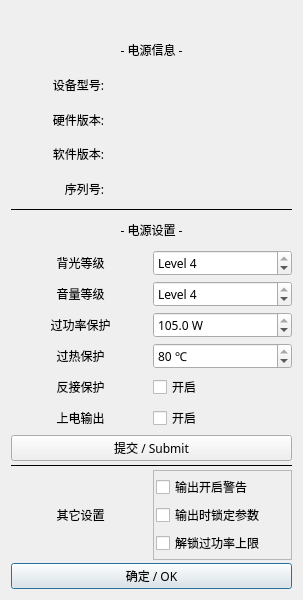
<?xml version="1.0" encoding="UTF-8"?>
<ui version="4.0">
 <class>DialogSettings</class>
 <widget class="QDialog" name="DialogSettings">
  <property name="windowModality">
   <enum>Qt::WindowModal</enum>
  </property>
  <property name="enabled">
   <bool>true</bool>
  </property>
  <property name="geometry">
   <rect>
    <x>0</x>
    <y>0</y>
    <width>303</width>
    <height>600</height>
   </rect>
  </property>
  <property name="minimumSize">
   <size>
    <width>303</width>
    <height>600</height>
   </size>
  </property>
  <property name="maximumSize">
   <size>
    <width>303</width>
    <height>600</height>
   </size>
  </property>
  <property name="windowTitle">
   <string>电源设置</string>
  </property>
  <property name="sizeGripEnabled">
   <bool>false</bool>
  </property>
  <property name="modal">
   <bool>true</bool>
  </property>
  <layout class="QVBoxLayout" name="verticalLayout">
   <property name="spacing">
    <number>3</number>
   </property>
   <item>
    <widget class="QLabel" name="label">
     <property name="minimumSize">
      <size>
       <width>0</width>
       <height>20</height>
      </size>
     </property>
     <property name="maximumSize">
      <size>
       <width>16777215</width>
       <height>20</height>
      </size>
     </property>
     <property name="text">
      <string/>
     </property>
    </widget>
   </item>
   <item>
    <widget class="QLabel" name="label_57">
     <property name="minimumSize">
      <size>
       <width>0</width>
       <height>28</height>
      </size>
     </property>
     <property name="font">
      <font>
       <family>Sarasa Fixed SC SemiBold</family>
      </font>
     </property>
     <property name="text">
      <string>- 电源信息 -</string>
     </property>
     <property name="alignment">
      <set>Qt::AlignCenter</set>
     </property>
     <property name="margin">
      <number>6</number>
     </property>
    </widget>
   </item>
   <item>
    <layout class="QHBoxLayout" name="horizontalLayout_41" stretch="1,2">
     <item>
      <widget class="QLabel" name="label_58">
       <property name="minimumSize">
        <size>
         <width>0</width>
         <height>28</height>
        </size>
       </property>
       <property name="font">
        <font>
         <family>Sarasa Fixed SC SemiBold</family>
        </font>
       </property>
       <property name="text">
        <string>设备型号:</string>
       </property>
       <property name="alignment">
        <set>Qt::AlignRight|Qt::AlignTrailing|Qt::AlignVCenter</set>
       </property>
       <property name="margin">
        <number>6</number>
       </property>
      </widget>
     </item>
     <item>
      <widget class="QLabel" name="labelDeviceName">
       <property name="minimumSize">
        <size>
         <width>0</width>
         <height>28</height>
        </size>
       </property>
       <property name="font">
        <font>
         <family>Sarasa Fixed SC SemiBold</family>
        </font>
       </property>
       <property name="text">
        <string/>
       </property>
       <property name="alignment">
        <set>Qt::AlignCenter</set>
       </property>
       <property name="margin">
        <number>6</number>
       </property>
      </widget>
     </item>
    </layout>
   </item>
   <item>
    <layout class="QHBoxLayout" name="horizontalLayout_42" stretch="1,2">
     <item>
      <widget class="QLabel" name="label_60">
       <property name="minimumSize">
        <size>
         <width>0</width>
         <height>28</height>
        </size>
       </property>
       <property name="font">
        <font>
         <family>Sarasa Fixed SC SemiBold</family>
        </font>
       </property>
       <property name="text">
        <string>硬件版本:</string>
       </property>
       <property name="alignment">
        <set>Qt::AlignRight|Qt::AlignTrailing|Qt::AlignVCenter</set>
       </property>
       <property name="margin">
        <number>6</number>
       </property>
      </widget>
     </item>
     <item>
      <widget class="QLabel" name="labelHWVer">
       <property name="minimumSize">
        <size>
         <width>0</width>
         <height>28</height>
        </size>
       </property>
       <property name="font">
        <font>
         <family>Sarasa Fixed SC SemiBold</family>
        </font>
       </property>
       <property name="text">
        <string/>
       </property>
       <property name="alignment">
        <set>Qt::AlignCenter</set>
       </property>
       <property name="margin">
        <number>6</number>
       </property>
      </widget>
     </item>
    </layout>
   </item>
   <item>
    <layout class="QHBoxLayout" name="horizontalLayout_44" stretch="1,2">
     <item>
      <widget class="QLabel" name="label_62">
       <property name="minimumSize">
        <size>
         <width>0</width>
         <height>28</height>
        </size>
       </property>
       <property name="font">
        <font>
         <family>Sarasa Fixed SC SemiBold</family>
        </font>
       </property>
       <property name="text">
        <string>软件版本:</string>
       </property>
       <property name="alignment">
        <set>Qt::AlignRight|Qt::AlignTrailing|Qt::AlignVCenter</set>
       </property>
       <property name="margin">
        <number>6</number>
       </property>
      </widget>
     </item>
     <item>
      <widget class="QLabel" name="labelFWVer">
       <property name="minimumSize">
        <size>
         <width>0</width>
         <height>28</height>
        </size>
       </property>
       <property name="font">
        <font>
         <family>Sarasa Fixed SC SemiBold</family>
        </font>
       </property>
       <property name="text">
        <string/>
       </property>
       <property name="alignment">
        <set>Qt::AlignCenter</set>
       </property>
       <property name="margin">
        <number>6</number>
       </property>
      </widget>
     </item>
    </layout>
   </item>
   <item>
    <layout class="QHBoxLayout" name="horizontalLayout_45" stretch="1,2">
     <item>
      <widget class="QLabel" name="label_64">
       <property name="minimumSize">
        <size>
         <width>0</width>
         <height>28</height>
        </size>
       </property>
       <property name="font">
        <font>
         <family>Sarasa Fixed SC SemiBold</family>
        </font>
       </property>
       <property name="text">
        <string>序列号:</string>
       </property>
       <property name="alignment">
        <set>Qt::AlignRight|Qt::AlignTrailing|Qt::AlignVCenter</set>
       </property>
       <property name="margin">
        <number>6</number>
       </property>
      </widget>
     </item>
     <item>
      <widget class="QLabel" name="labelSN">
       <property name="minimumSize">
        <size>
         <width>0</width>
         <height>28</height>
        </size>
       </property>
       <property name="font">
        <font>
         <family>Sarasa Fixed SC SemiBold</family>
        </font>
       </property>
       <property name="text">
        <string/>
       </property>
       <property name="alignment">
        <set>Qt::AlignCenter</set>
       </property>
       <property name="margin">
        <number>6</number>
       </property>
      </widget>
     </item>
    </layout>
   </item>
   <item>
    <widget class="Line" name="line_4">
     <property name="frameShadow">
      <enum>QFrame::Plain</enum>
     </property>
     <property name="orientation">
      <enum>Qt::Horizontal</enum>
     </property>
    </widget>
   </item>
   <item>
    <widget class="QLabel" name="label_56">
     <property name="minimumSize">
      <size>
       <width>0</width>
       <height>28</height>
      </size>
     </property>
     <property name="font">
      <font>
       <family>Sarasa Fixed SC SemiBold</family>
      </font>
     </property>
     <property name="text">
      <string>- 电源设置 -</string>
     </property>
     <property name="alignment">
      <set>Qt::AlignCenter</set>
     </property>
     <property name="margin">
      <number>6</number>
     </property>
    </widget>
   </item>
   <item>
    <layout class="QHBoxLayout" name="horizontalLayout_35" stretch="1,1">
     <item>
      <widget class="QLabel" name="label_50">
       <property name="minimumSize">
        <size>
         <width>0</width>
         <height>28</height>
        </size>
       </property>
       <property name="font">
        <font>
         <family>Sarasa Fixed SC SemiBold</family>
        </font>
       </property>
       <property name="text">
        <string>背光等级</string>
       </property>
       <property name="alignment">
        <set>Qt::AlignCenter</set>
       </property>
       <property name="margin">
        <number>6</number>
       </property>
      </widget>
     </item>
     <item>
      <widget class="QDoubleSpinBox" name="spinBoxBacklight">
       <property name="font">
        <font>
         <family>Sarasa Fixed SC SemiBold</family>
        </font>
       </property>
       <property name="alignment">
        <set>Qt::AlignLeading|Qt::AlignLeft|Qt::AlignVCenter</set>
       </property>
       <property name="prefix">
        <string>Level </string>
       </property>
       <property name="suffix">
        <string/>
       </property>
       <property name="decimals">
        <number>0</number>
       </property>
       <property name="minimum">
        <double>0.000000000000000</double>
       </property>
       <property name="maximum">
        <double>4.000000000000000</double>
       </property>
       <property name="singleStep">
        <double>1.000000000000000</double>
       </property>
       <property name="stepType">
        <enum>QAbstractSpinBox::AdaptiveDecimalStepType</enum>
       </property>
       <property name="value">
        <double>4.000000000000000</double>
       </property>
      </widget>
     </item>
    </layout>
   </item>
   <item>
    <layout class="QHBoxLayout" name="horizontalLayout_36" stretch="1,1">
     <item>
      <widget class="QLabel" name="label_51">
       <property name="minimumSize">
        <size>
         <width>0</width>
         <height>28</height>
        </size>
       </property>
       <property name="font">
        <font>
         <family>Sarasa Fixed SC SemiBold</family>
        </font>
       </property>
       <property name="text">
        <string>音量等级</string>
       </property>
       <property name="alignment">
        <set>Qt::AlignCenter</set>
       </property>
       <property name="margin">
        <number>6</number>
       </property>
      </widget>
     </item>
     <item>
      <widget class="QDoubleSpinBox" name="spinBoxVolume">
       <property name="font">
        <font>
         <family>Sarasa Fixed SC SemiBold</family>
        </font>
       </property>
       <property name="alignment">
        <set>Qt::AlignLeading|Qt::AlignLeft|Qt::AlignVCenter</set>
       </property>
       <property name="prefix">
        <string>Level </string>
       </property>
       <property name="suffix">
        <string notr="true"/>
       </property>
       <property name="decimals">
        <number>0</number>
       </property>
       <property name="minimum">
        <double>0.000000000000000</double>
       </property>
       <property name="maximum">
        <double>4.000000000000000</double>
       </property>
       <property name="singleStep">
        <double>1.000000000000000</double>
       </property>
       <property name="stepType">
        <enum>QAbstractSpinBox::AdaptiveDecimalStepType</enum>
       </property>
       <property name="value">
        <double>4.000000000000000</double>
       </property>
      </widget>
     </item>
    </layout>
   </item>
   <item>
    <layout class="QHBoxLayout" name="horizontalLayout_37" stretch="1,1">
     <item>
      <widget class="QLabel" name="label_52">
       <property name="minimumSize">
        <size>
         <width>0</width>
         <height>28</height>
        </size>
       </property>
       <property name="font">
        <font>
         <family>Sarasa Fixed SC SemiBold</family>
        </font>
       </property>
       <property name="text">
        <string>过功率保护</string>
       </property>
       <property name="alignment">
        <set>Qt::AlignCenter</set>
       </property>
       <property name="margin">
        <number>6</number>
       </property>
      </widget>
     </item>
     <item>
      <widget class="QDoubleSpinBox" name="spinBoxOPP">
       <property name="font">
        <font>
         <family>Sarasa Fixed SC SemiBold</family>
        </font>
       </property>
       <property name="alignment">
        <set>Qt::AlignLeading|Qt::AlignLeft|Qt::AlignVCenter</set>
       </property>
       <property name="suffix">
        <string notr="true"> W</string>
       </property>
       <property name="decimals">
        <number>1</number>
       </property>
       <property name="minimum">
        <double>1.000000000000000</double>
       </property>
       <property name="maximum">
        <double>105.000000000000000</double>
       </property>
       <property name="singleStep">
        <double>1.000000000000000</double>
       </property>
       <property name="stepType">
        <enum>QAbstractSpinBox::AdaptiveDecimalStepType</enum>
       </property>
       <property name="value">
        <double>105.000000000000000</double>
       </property>
      </widget>
     </item>
    </layout>
   </item>
   <item>
    <layout class="QHBoxLayout" name="horizontalLayout_38" stretch="1,1">
     <item>
      <widget class="QLabel" name="label_53">
       <property name="minimumSize">
        <size>
         <width>0</width>
         <height>28</height>
        </size>
       </property>
       <property name="font">
        <font>
         <family>Sarasa Fixed SC SemiBold</family>
        </font>
       </property>
       <property name="text">
        <string>过热保护</string>
       </property>
       <property name="alignment">
        <set>Qt::AlignCenter</set>
       </property>
       <property name="margin">
        <number>6</number>
       </property>
      </widget>
     </item>
     <item>
      <widget class="QDoubleSpinBox" name="spinBoxOTP">
       <property name="font">
        <font>
         <family>Sarasa Fixed SC SemiBold</family>
        </font>
       </property>
       <property name="alignment">
        <set>Qt::AlignLeading|Qt::AlignLeft|Qt::AlignVCenter</set>
       </property>
       <property name="suffix">
        <string notr="true"> ℃</string>
       </property>
       <property name="decimals">
        <number>0</number>
       </property>
       <property name="minimum">
        <double>50.000000000000000</double>
       </property>
       <property name="maximum">
        <double>80.000000000000000</double>
       </property>
       <property name="singleStep">
        <double>1.000000000000000</double>
       </property>
       <property name="stepType">
        <enum>QAbstractSpinBox::AdaptiveDecimalStepType</enum>
       </property>
       <property name="value">
        <double>80.000000000000000</double>
       </property>
      </widget>
     </item>
    </layout>
   </item>
   <item>
    <layout class="QHBoxLayout" name="horizontalLayout_39" stretch="1,1">
     <item>
      <widget class="QLabel" name="label_54">
       <property name="minimumSize">
        <size>
         <width>0</width>
         <height>28</height>
        </size>
       </property>
       <property name="font">
        <font>
         <family>Sarasa Fixed SC SemiBold</family>
        </font>
       </property>
       <property name="text">
        <string>反接保护</string>
       </property>
       <property name="alignment">
        <set>Qt::AlignCenter</set>
       </property>
       <property name="margin">
        <number>6</number>
       </property>
      </widget>
     </item>
     <item>
      <widget class="QCheckBox" name="checkBoxRevProtect">
       <property name="minimumSize">
        <size>
         <width>0</width>
         <height>28</height>
        </size>
       </property>
       <property name="toolTip">
        <string/>
       </property>
       <property name="text">
        <string>开启</string>
       </property>
      </widget>
     </item>
    </layout>
   </item>
   <item>
    <layout class="QHBoxLayout" name="horizontalLayout_40" stretch="1,1">
     <item>
      <widget class="QLabel" name="label_55">
       <property name="minimumSize">
        <size>
         <width>0</width>
         <height>28</height>
        </size>
       </property>
       <property name="font">
        <font>
         <family>Sarasa Fixed SC SemiBold</family>
        </font>
       </property>
       <property name="text">
        <string>上电输出</string>
       </property>
       <property name="alignment">
        <set>Qt::AlignCenter</set>
       </property>
       <property name="margin">
        <number>6</number>
       </property>
      </widget>
     </item>
     <item>
      <widget class="QCheckBox" name="checkBoxAutoOutput">
       <property name="minimumSize">
        <size>
         <width>0</width>
         <height>28</height>
        </size>
       </property>
       <property name="toolTip">
        <string/>
       </property>
       <property name="text">
        <string>开启</string>
       </property>
      </widget>
     </item>
    </layout>
   </item>
   <item>
    <widget class="QPushButton" name="btnSubmit">
     <property name="font">
      <font>
       <family>Sarasa Fixed SC SemiBold</family>
      </font>
     </property>
     <property name="focusPolicy">
      <enum>Qt::NoFocus</enum>
     </property>
     <property name="text">
      <string>提交 / Submit</string>
     </property>
    </widget>
   </item>
   <item>
    <widget class="Line" name="line_2">
     <property name="frameShadow">
      <enum>QFrame::Plain</enum>
     </property>
     <property name="orientation">
      <enum>Qt::Horizontal</enum>
     </property>
    </widget>
   </item>
   <item>
    <layout class="QHBoxLayout" name="horizontalLayout_43" stretch="1,1">
     <item>
      <widget class="QLabel" name="label_49">
       <property name="minimumSize">
        <size>
         <width>0</width>
         <height>28</height>
        </size>
       </property>
       <property name="font">
        <font>
         <family>Sarasa Fixed SC SemiBold</family>
        </font>
       </property>
       <property name="text">
        <string>其它设置</string>
       </property>
       <property name="alignment">
        <set>Qt::AlignCenter</set>
       </property>
       <property name="margin">
        <number>6</number>
       </property>
      </widget>
     </item>
     <item>
      <widget class="QFrame" name="frame_2">
       <property name="frameShape">
        <enum>QFrame::StyledPanel</enum>
       </property>
       <property name="frameShadow">
        <enum>QFrame::Raised</enum>
       </property>
       <layout class="QVBoxLayout" name="verticalLayout_2">
        <property name="spacing">
         <number>0</number>
        </property>
        <property name="leftMargin">
         <number>2</number>
        </property>
        <property name="topMargin">
         <number>2</number>
        </property>
        <property name="rightMargin">
         <number>2</number>
        </property>
        <property name="bottomMargin">
         <number>2</number>
        </property>
        <item>
         <widget class="QCheckBox" name="checkBoxOutputWarn">
          <property name="minimumSize">
           <size>
            <width>0</width>
            <height>28</height>
           </size>
          </property>
          <property name="toolTip">
           <string>开启输出前显示警告</string>
          </property>
          <property name="text">
           <string>输出开启警告</string>
          </property>
         </widget>
        </item>
        <item>
         <widget class="QCheckBox" name="checkBoxSetLock">
          <property name="minimumSize">
           <size>
            <width>0</width>
            <height>28</height>
           </size>
          </property>
          <property name="toolTip">
           <string>输出状态下不允许包括辅助功能在内的设定值修改操作</string>
          </property>
          <property name="text">
           <string>输出时锁定参数</string>
          </property>
         </widget>
        </item>
        <item>
         <widget class="QCheckBox" name="checkBoxUnlockOPP">
          <property name="minimumSize">
           <size>
            <width>0</width>
            <height>28</height>
           </size>
          </property>
          <property name="toolTip">
           <string>允许OPP设置超出官方设定的105W范围</string>
          </property>
          <property name="text">
           <string>解锁过功率上限</string>
          </property>
         </widget>
        </item>
       </layout>
      </widget>
     </item>
    </layout>
   </item>
   <item>
    <layout class="QHBoxLayout" name="horizontalLayout_3" stretch="1">
     <property name="spacing">
      <number>6</number>
     </property>
     <property name="bottomMargin">
      <number>0</number>
     </property>
     <item>
      <widget class="QPushButton" name="btnOk">
       <property name="font">
        <font>
         <family>Sarasa Fixed SC SemiBold</family>
        </font>
       </property>
       <property name="text">
        <string>确定 / OK</string>
       </property>
      </widget>
     </item>
    </layout>
   </item>
  </layout>
 </widget>
 <resources/>
 <connections/>
</ui>
